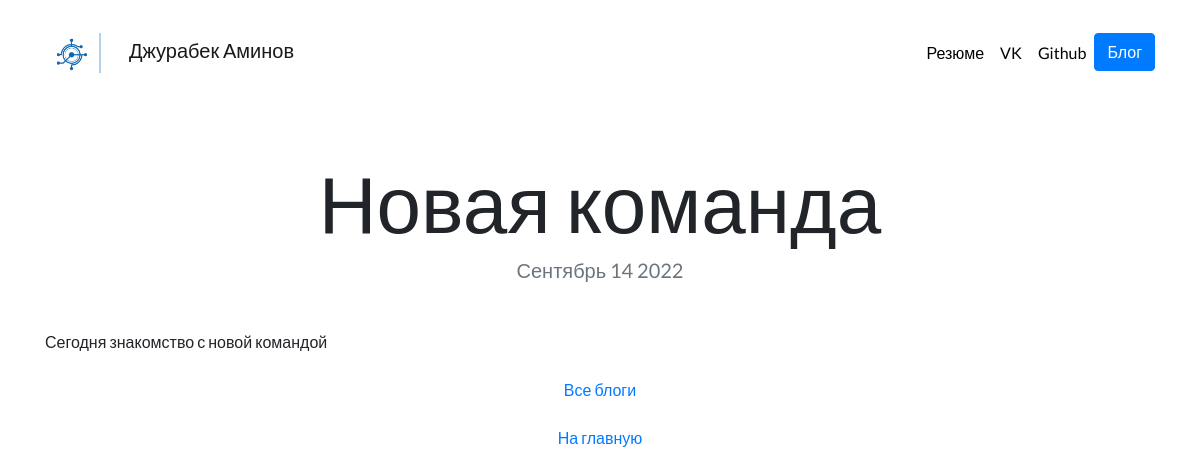
The app's page /blog/2/ with its own data.
### blog/models.py (models this page shows, shortened)
class Blog(models.Model):
    title = models.CharField(max_length=200)
    date = models.DateField()
    description = models.TextField()

### blog/views.py (the view)
# urls.py: path('<int:blog_id>/', views.detail, name='detail'),  # добавляем путь для каждого блога
def detail(request, blog_id):
    blog = get_object_or_404(Blog, pk=blog_id)  # эта функция пытается найти конкретный блог из БД под нужным номером
    return render(request, 'blog/detail.html', {'blog': blog})

### blog/templates/blog/detail.html
{% extends 'portfolio/base.html' %}
{% block content %}
    <h1 class="text-center mt-5" id="blogdetailtitle">{{ blog.title }}</h1>
    <h5 class="text-center text-muted mb-5">{{ blog.date|date:'F j Y' }}</h5>
    {{ blog.description|safe }}
    <div class="container text-center">
    <br>
    <a href="{% url 'blog:all_blogs' %}">Все блоги</a>
    <br><br>
    <a href="{% url 'home' %}">На главную</a>
    </div>
{% endblock %}

### portfolio/static/portfolio/custom.css (style rules this page uses)
body { font-family: 'Lato', sans-serif; }
@media (min-width: 992px) { #blogdetailtitle { font-size: 5rem; } }

### records on screen
Blog: title "Новая команда", date "Сентябрь 14 2022", description "Сегодня знакомство с новой командой"
